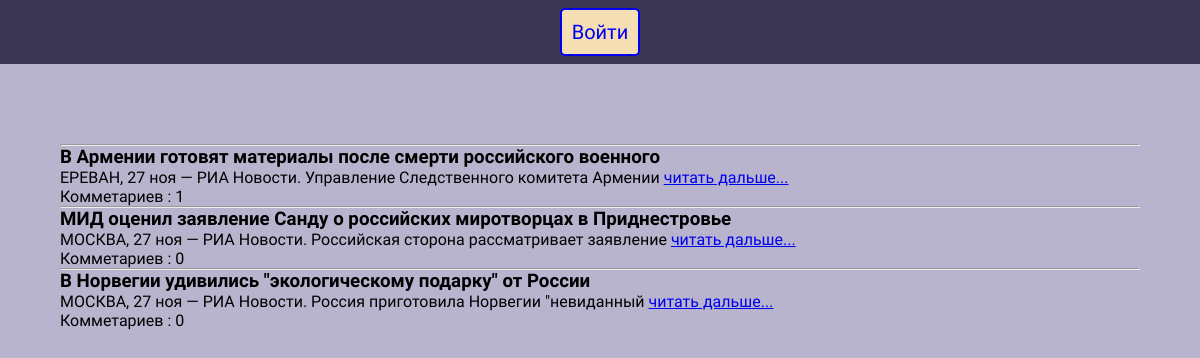
The page / on the database its author committed.
### tables this page shows
CREATE TABLE `posts` (
  `id` int(11) NOT NULL,
  `title` varchar(100) NOT NULL,
  `content` longtext NOT NULL
);

### index.php (called while the page is built)
<?
require_once("includes/posts.php");
$blog  = new Posts;
?>

### includes/database.php (called while the page is built, shortened)
<?
class Database{
    public function __construct(){
        $this->dbserver = 'localhost';
        $this->username = 'root';
        $this->password = '';
        $this->database = 'testdb';
        $this->db = new PDO("mysql:host=".$this->dbserver.";dbname=".$this->database, $this->username,$this->password);
    }
}

### frontend/templates/list-posts.php (the view)
<?
require_once('header.php');
?>
    <div class='posts'>
        <?foreach($posts as $post){ ?>
            <div class='post'>
                <hr/>
                <h3><?=$post['title']?></h3>
                <p><?= implode(' ', array_slice(explode(' ', strip_tags($post['content'])), 0, 10)); ?> <a href="<?= $this->base->url."/?id=".$post['id']; ?>">читать дальше...</a></p>
                <p>Комметариев : <?= $post['comments']; ?></p>
            </div>
        <? } ?>
    </div>
<?
require_once('footer.php');
?>

### includes/posts.php (shortened to what this page needs)
<?
require_once('database.php');
class Blog{
    public function __construct(){
        $this->myAppDB = new Database;
        $this->base = new stdClass;
    }
}
class Posts extends Blog{
    public function __construct() {
        $this->comments = new Comments();
        if(!empty($_GET['id'])){
            $this->viewPosts($_GET['id']);
        }
        else{
            $this->getPosts();
        }
    }
    public function getPosts(){
        $posts = $return = array();
        $query = $this->myAppDB->db->prepare("SELECT * FROM posts");
        try{
            $query->execute();
            for($i = 0; $row = $query->fetch(); $i++){
                $return[$i] = array();
                foreach($row as $key => $value){
                    $return[$i][$key] = $value;
                }
            }
        }
        catch(PDOexception $e){
            echo $e->getMessage();
        }
        $posts = $return;
        foreach($posts as $key => $post){
            $posts[$key]['comments'] = $this->comments->NumOfComments($post['id']);
		}
        $template = 'list-posts.php';
        include_once('frontend/templates/'.$template);
    }
}
class Comments extends Blog{
    public function NumOfComments($postId){
        $return = array();
		$query = $this->myAppDB->db->prepare("SELECT * FROM comments WHERE postid = $postId");
		try {
			$query->execute();
			for($i=0; $row = $query->fetch(); $i++){
				$return[$i] = array();
				foreach($row as $key => $rowitem){
					$return[$i][$key] = $rowitem;
				}
			}
		}catch (PDOException $e) {
			echo $e->getMessage();
		}
        return count($return);
    }
}

### frontend/templates/header.php (shortened to what this page needs)
<!DOCTYPE html>
<html lang="en">
<head>
    <link href="styles/style.css" rel="stylesheet">
</head>
<body>
<section>
        <div id='header'>
		<a class = 'scalable' id='adminLogin' href="<?= $this->base->url.'/login.php'; ?>">Войти</a>
        </div>

### frontend/templates/footer.php (shortened to what this page needs)
    </section>
</body>
</html>

### styles/style.css (style rules this page uses)
* { padding: 0; margin: 0; }
body { font-family: 'Castoro', serif; background-color: #B8B4CE; margin-bottom: 10rem; }
.post { width: 90%; }
.posts { margin-top: 5rem; display: flex; flex-direction: column; justify-content: center; align-items: center; }
#header { background-color: #3A3553; height: 4rem; display: flex; flex-direction: row; justify-content: center; align-items: center; }
#adminLogin { font-size: 20px; text-decoration: none; cursor: pointer; background-color: wheat; padding: 0.6rem; border: 2px solid; border-radius: 5px; }

### rows shown on the page
posts: title "В Армении готовят материалы после смерти российского военного", content "ЕРЕВАН, 27 ноя — РИА Новости. Управление Следственного комитета Армении", comments "1"
posts: title "МИД оценил заявление Санду о российских миротворцах в Приднестровье", content "МОСКВА, 27 ноя — РИА Новости. Российская сторона рассматривает заявление", comments "0"
posts: title "В Норвегии удивились \"экологическому подарку\" от России", content "МОСКВА, 27 ноя — РИА Новости. Россия приготовила Норвегии \"невиданный", comments "0"
